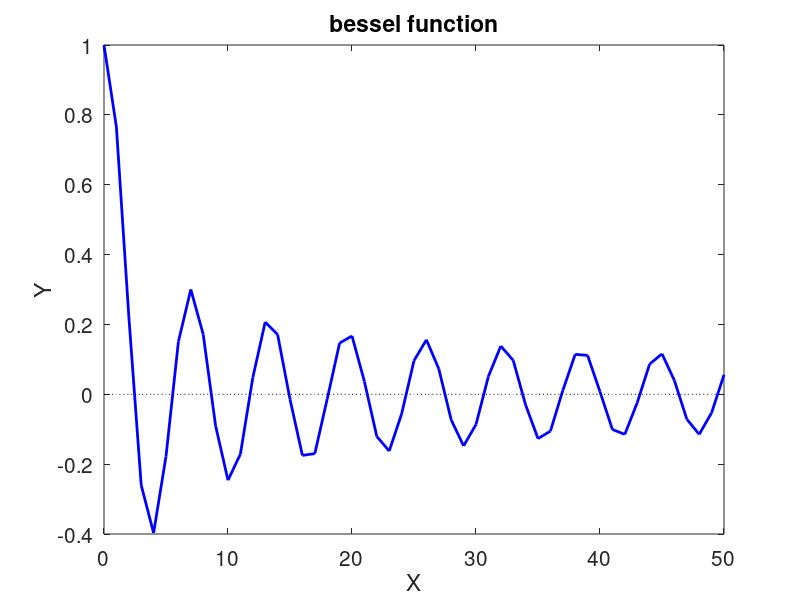
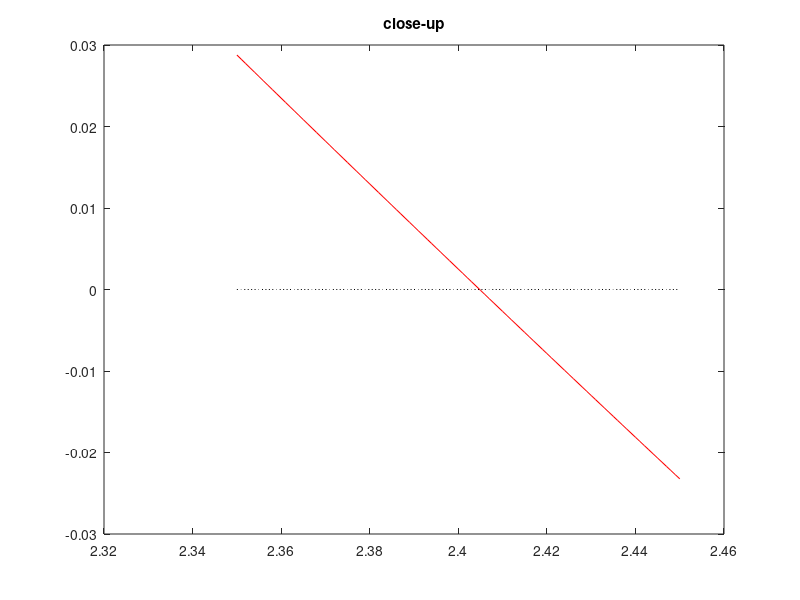

MATLAB code for these plots, in order: (Note: this script raises an error after producing the figures.)
close all
x1=0:50;
y1=besselj(0,x1);
x2=2.35:.001:2.45;
y2=besselj(0,x2);
fig1=figure(1);
plot(x1,y1,'b','linewidth',2)
hold on
plot(x1,0*x1,':k')
set(gca,'fontsize',15)
title ('bessel function')
xlabel('X')
ylabel('Y')
fig2=figure(2);
plot(x2,y2,'r')
hold on
plot(x2,0*x2,':k')
title ('close-up')
[h_m h_i]=inset(fig1,fig2);

set(h_i,'xtick',2.35:.025:2.45,'xlim',[2.35,2.45])